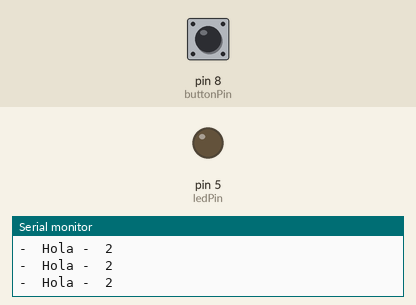
Recording of a sketch running on a simulated Arduino Uno, built with avr-gcc and run on an emulated ATmega328P. Parts: output pins drawn as LEDs (lit = HIGH), the last lines printed to the serial monitor. The inputs (shaded band) are chosen by the test bench; at power-on: pin 8 (buttonPin) LOW.

Above: at 1.2 s.
1.3 s: pin 8 (buttonPin) pulled HIGH for 0.15 s
At 1.39 s:
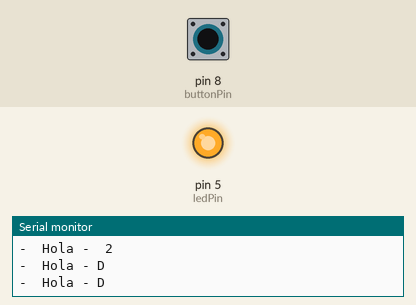
2.9 s: pin 8 (buttonPin) pulled HIGH for 3.2 s
At 6.9 s:
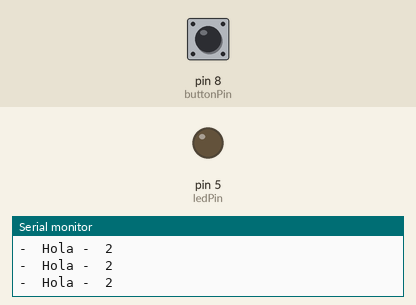
Timing chart, 0 to 8.4 s (numbered marks = the images above; inputs shaded):
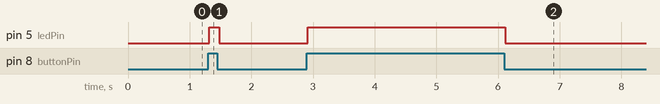

The sketch:

Prueba_RX480_Remoto.ino
```cpp
const int buttonPin = 8 ;     // the number of the pushbutton pin
//const int buttonPin = 18;     // the number of the pushbutton pin
const int ledPin =  5;        // the number of the LED pin

                             // variables will change:
int buttonState = 0;         // variable for reading the pushbutton status

void setup() {
  Serial.begin(9600);
  pinMode(ledPin, OUTPUT);    // initialize the LED pin as an output:
  pinMode(buttonPin, INPUT);  // initialize the pushbutton pin as an input:
}


void loop() {
  buttonState = digitalRead(buttonPin);   // read the state of the pushbutton value:

  // check if the pushbutton is pressed. If it is, the buttonState is HIGH:
  if (buttonState == HIGH) {
     Serial.println("-  Hola - D ");
     digitalWrite(ledPin, HIGH); // turn LED on:
    }
  else
    {
     Serial.println("-  Hola -  2");
     digitalWrite(ledPin, LOW); // turn LED off:
    }
}
```

Measured:
- after the input at 1.3 s, pin 5 (ledPin): LOW → HIGH at once, → LOW 0.16 s later
- after the input at 2.9 s, pin 5 (ledPin): LOW → HIGH at once, → LOW 3.2 s later
